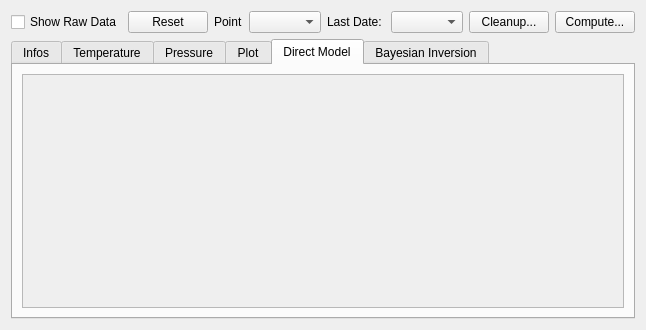
<?xml version="1.0" encoding="UTF-8"?>
<ui version="4.0">
 <class>Form</class>
 <widget class="QWidget" name="Form">
  <property name="geometry">
   <rect>
    <x>0</x>
    <y>0</y>
    <width>554</width>
    <height>330</height>
   </rect>
  </property>
  <property name="windowTitle">
   <string>Form</string>
  </property>
  <layout class="QVBoxLayout" name="verticalLayout">
   <item>
    <layout class="QGridLayout" name="gridLayout_3">
     <item row="0" column="0">
      <widget class="QCheckBox" name="checkBox">
       <property name="text">
        <string>Show Raw Data</string>
       </property>
      </widget>
     </item>
     <item row="0" column="1">
      <widget class="QPushButton" name="pushButtonReset">
       <property name="text">
        <string>Reset</string>
       </property>
      </widget>
     </item>
     <item row="0" column="2">
      <widget class="QLabel" name="labelSensor">
       <property name="text">
        <string>Point</string>
       </property>
      </widget>
     </item>
     <item row="0" column="3">
      <widget class="QComboBox" name="comboBoxSensor"/>
     </item>
     <item row="0" column="4">
      <widget class="QLabel" name="label_2">
       <property name="text">
        <string>Last Date: </string>
       </property>
      </widget>
     </item>
     <item row="0" column="5">
      <widget class="QComboBox" name="comboBoxDate"/>
     </item>
     <item row="0" column="6">
      <widget class="QPushButton" name="pushButtonCleanup">
       <property name="text">
        <string>Cleanup...</string>
       </property>
      </widget>
     </item>
     <item row="0" column="7">
      <widget class="QPushButton" name="pushButtonCompute">
       <property name="text">
        <string>Compute...</string>
       </property>
      </widget>
     </item>
    </layout>
   </item>
   <item>
    <widget class="QTabWidget" name="tabWidget">
     <property name="currentIndex">
      <number>4</number>
     </property>
     <property name="tabBarAutoHide">
      <bool>false</bool>
     </property>
     <widget class="QWidget" name="tabInfo">
      <attribute name="title">
       <string>Infos</string>
      </attribute>
      <layout class="QGridLayout" name="gridLayout_4">
       <item row="0" column="0">
        <layout class="QGridLayout" name="gridLayout">
         <item row="0" column="0">
          <widget class="QLabel" name="label_4">
           <property name="text">
            <string>Notice:</string>
           </property>
          </widget>
         </item>
         <item row="0" column="1">
          <widget class="QLabel" name="label_5">
           <property name="text">
            <string>Infos</string>
           </property>
          </widget>
         </item>
         <item row="1" column="0">
          <widget class="QPlainTextEdit" name="plainTextEditNotice"/>
         </item>
         <item row="1" column="1">
          <widget class="QPlainTextEdit" name="plainTextEditGeometry"/>
         </item>
        </layout>
       </item>
       <item row="1" column="0">
        <widget class="QLabel" name="label_6">
         <property name="text">
          <string>Installation</string>
         </property>
         <property name="scaledContents">
          <bool>true</bool>
         </property>
        </widget>
       </item>
       <item row="2" column="0">
        <widget class="QScrollArea" name="scrollArea">
         <property name="widgetResizable">
          <bool>true</bool>
         </property>
         <widget class="QWidget" name="scrollAreaWidgetContents">
          <property name="geometry">
           <rect>
            <x>0</x>
            <y>0</y>
            <width>757</width>
            <height>537</height>
           </rect>
          </property>
          <layout class="QVBoxLayout" name="verticalLayout_2">
           <item>
            <widget class="QLabel" name="InstallationImage">
             <property name="minimumSize">
              <size>
               <width>745</width>
               <height>0</height>
              </size>
             </property>
             <property name="text">
              <string/>
             </property>
             <property name="pixmap">
              <pixmap>../data/desc_point41_11_07_17/systeme_41.png</pixmap>
             </property>
            </widget>
           </item>
          </layout>
         </widget>
        </widget>
       </item>
      </layout>
     </widget>
     <widget class="QWidget" name="tabTemperature">
      <attribute name="title">
       <string>Temperature</string>
      </attribute>
      <layout class="QGridLayout" name="gridLayout_2">
       <item row="0" column="0">
        <widget class="QTableView" name="tableViewTemperature">
         <attribute name="verticalHeaderStretchLastSection">
          <bool>true</bool>
         </attribute>
        </widget>
       </item>
      </layout>
     </widget>
     <widget class="QWidget" name="tabPressure">
      <attribute name="title">
       <string>Pressure</string>
      </attribute>
      <layout class="QVBoxLayout" name="verticalLayout_4">
       <item>
        <widget class="QTableView" name="tableViewPressure">
         <attribute name="horizontalHeaderStretchLastSection">
          <bool>false</bool>
         </attribute>
         <attribute name="verticalHeaderStretchLastSection">
          <bool>true</bool>
         </attribute>
        </widget>
       </item>
      </layout>
     </widget>
     <widget class="QWidget" name="tabPlot">
      <attribute name="title">
       <string>Plot</string>
      </attribute>
      <layout class="QVBoxLayout" name="verticalLayout_3">
       <item>
        <widget class="QScrollArea" name="scrollArea_2">
         <property name="widgetResizable">
          <bool>true</bool>
         </property>
         <widget class="QWidget" name="widgetPlot">
          <property name="geometry">
           <rect>
            <x>0</x>
            <y>0</y>
            <width>522</width>
            <height>256</height>
           </rect>
          </property>
          <layout class="QVBoxLayout" name="layoutMeasuresTemp"/>
         </widget>
        </widget>
       </item>
      </layout>
     </widget>
     <widget class="QWidget" name="tabModelDirect">
      <attribute name="title">
       <string>Direct Model</string>
      </attribute>
      <layout class="QGridLayout" name="gridLayout_6">
       <item row="0" column="0">
        <widget class="QScrollArea" name="scrollArea_5">
         <property name="widgetResizable">
          <bool>true</bool>
         </property>
         <widget class="QWidget" name="widgetModelDirect">
          <property name="geometry">
           <rect>
            <x>0</x>
            <y>0</y>
            <width>522</width>
            <height>256</height>
           </rect>
          </property>
          <layout class="QVBoxLayout" name="layoutDirect"/>
         </widget>
        </widget>
       </item>
      </layout>
     </widget>
     <widget class="QWidget" name="tabInversion">
      <attribute name="title">
       <string>Bayesian Inversion</string>
      </attribute>
      <widget class="QScrollArea" name="scrollArea_9">
       <property name="geometry">
        <rect>
         <x>10</x>
         <y>10</y>
         <width>618</width>
         <height>247</height>
        </rect>
       </property>
       <property name="widgetResizable">
        <bool>true</bool>
       </property>
       <widget class="QWidget" name="widgetInversion">
        <property name="geometry">
         <rect>
          <x>0</x>
          <y>0</y>
          <width>616</width>
          <height>245</height>
         </rect>
        </property>
        <layout class="QVBoxLayout" name="layoutMeasuresTemp_6"/>
       </widget>
      </widget>
     </widget>
    </widget>
   </item>
  </layout>
 </widget>
 <resources/>
 <connections/>
</ui>
